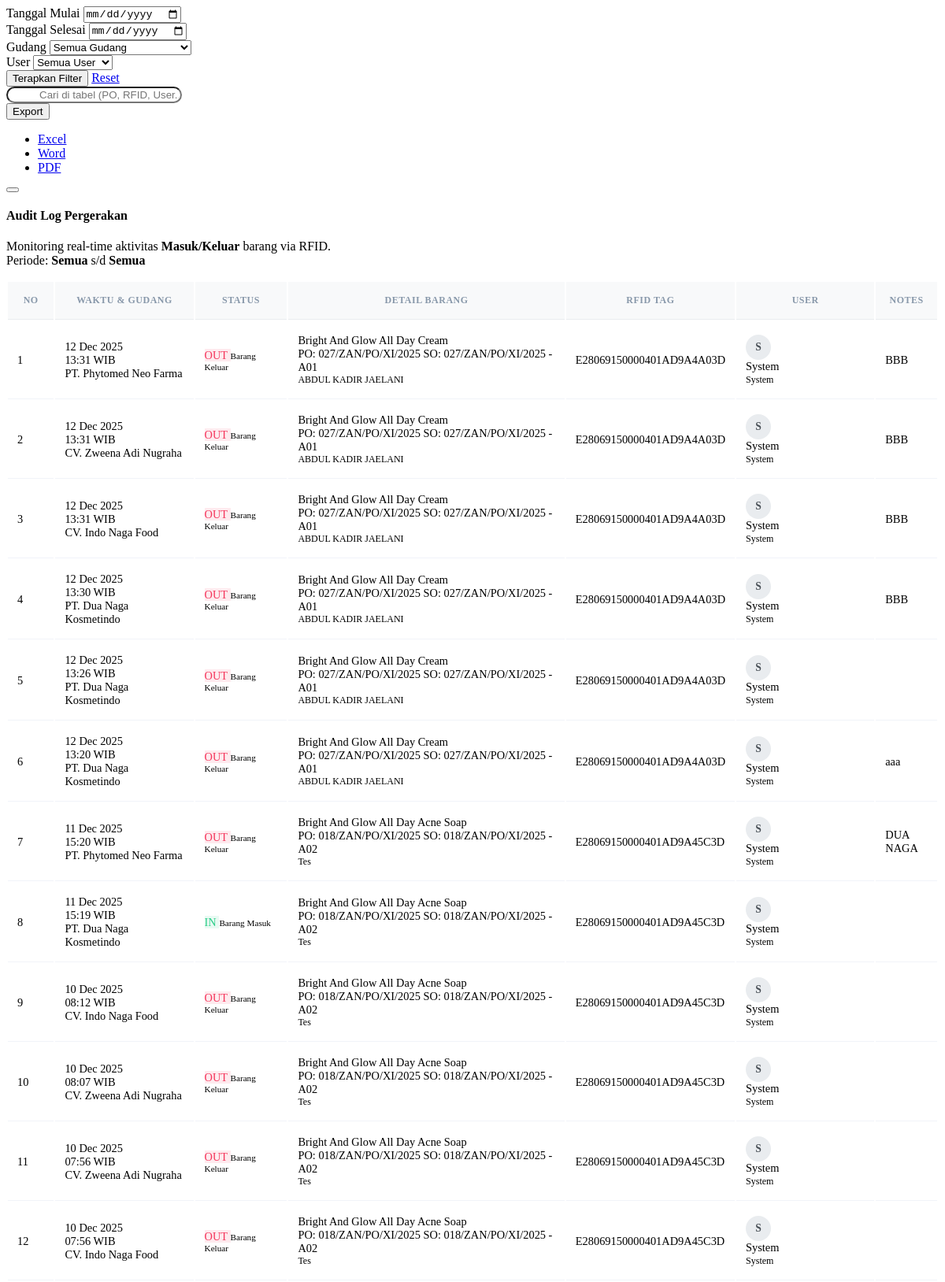
The page /audit_barang.php (upper part) on the database its author committed.
### tables this page shows
CREATE TABLE `stock_movements` (
  `id` bigint UNSIGNED NOT NULL,
  `rfid_tag` varchar(64) NOT NULL,
  `registration_id` bigint UNSIGNED DEFAULT NULL,
  `warehouse_id` bigint UNSIGNED NOT NULL,
  `movement_type` enum('IN','OUT') NOT NULL,
  `movement_time` datetime NOT NULL,
  `created_at` timestamp NULL DEFAULT CURRENT_TIMESTAMP,
  `created_by` varchar(100) DEFAULT NULL,
  `notes` varchar(255) DEFAULT NULL
);

CREATE TABLE `warehouses` (
  `id` bigint UNSIGNED NOT NULL,
  `name` varchar(100) NOT NULL,
  `code` varchar(50) NOT NULL,
  `description` varchar(255) DEFAULT NULL,
  `created_at` timestamp NULL DEFAULT CURRENT_TIMESTAMP,
  `updated_at` timestamp NULL DEFAULT CURRENT_TIMESTAMP ON UPDATE CURRENT_TIMESTAMP
);

CREATE TABLE `rfid_registrations` (
  `id` int NOT NULL,
  `api_product_id` int NOT NULL,
  `product_name` varchar(255) NOT NULL,
  `po_number` varchar(100) DEFAULT NULL,
  `so_number` varchar(100) DEFAULT NULL,
  `name_label` varchar(150) DEFAULT NULL,
  `batch_number` varchar(100) DEFAULT NULL,
  `pcs` int NOT NULL,
  `rfid_tag` varchar(64) NOT NULL,
  `is_active` tinyint(1) NOT NULL DEFAULT '1',
  `created_at` timestamp NULL DEFAULT CURRENT_TIMESTAMP
);

### audit_barang.php (the view, shortened to what this page needs)
<?php
require_once 'functions.php';
$startDate    = $_GET['start_date']   ?? '';
$endDate      = $_GET['end_date']     ?? '';
$where  = "WHERE 1=1";
$params = [];
    ?>
    <?php
$sqlList = "
    SELECT
        sm.*,
        w.name AS warehouse_name,
        rr.product_name,
        rr.po_number,
        rr.so_number,
        rr.name_label,
        u.full_name AS user_full_name,
        u.username  AS user_username
    FROM stock_movements sm
    LEFT JOIN warehouses w
        ON sm.warehouse_id = w.id
    LEFT JOIN rfid_registrations rr
        ON sm.registration_id = rr.id
    LEFT JOIN users u
        ON sm.created_by = u.username
    $where
    ORDER BY sm.movement_time DESC, sm.id DESC
    LIMIT 200
";
$stmt = $pdo->prepare($sqlList);
$stmt->execute($params);
$rows = $stmt->fetchAll(PDO::FETCH_ASSOC);
$currentQuery = $_GET;
unset($currentQuery['export']);
$excelQuery = $currentQuery;
$excelQuery['export'] = 'excel';
$wordQuery = $currentQuery;
$wordQuery['export'] = 'word';
$pdfQuery = $currentQuery;
$pdfQuery['export'] = 'pdf';
?>
<div class="row">
    <div class="col-12">
        <div class="card border-0 shadow-sm mb-3">
            <div class="card-body p-3">
                <form class="row g-2 align-items-end" method="get">
                    <div class="col-md-3">
                        <label class="form-label small text-muted mb-1">Tanggal Mulai</label>
                        <input type="date"
                               name="start_date"
                               class="form-control form-control-sm"
                               value="<?= htmlspecialchars($startDate); ?>">
                    </div>
                    <div class="col-md-3">
                        <label class="form-label small text-muted mb-1">Tanggal Selesai</label>
                        <input type="date"
                               name="end_date"
                               class="form-control form-control-sm"
                               value="<?= htmlspecialchars($endDate); ?>">
                    </div>
                    <div class="col-md-3">
                        <label class="form-label small text-muted mb-1">Gudang</label>
                        <select name="warehouse_id" class="form-select form-select-sm">
                            <option value="">Semua Gudang</option>
                        </select>
                    </div>
                    <div class="col-md-3">
                        <label class="form-label small text-muted mb-1">User</label>
                        <select name="created_by" class="form-select form-select-sm">
                            <option value="">Semua User</option>
                        </select>
                    </div>
                    <div class="col-md-4 mt-2">
                        <div class="d-flex gap-2">
                            <button type="submit" class="btn btn-primary btn-sm">
                                <i class="bi bi-funnel me-1"></i> Terapkan Filter
                            </button>
                            <a href="audit_barang.php" class="btn btn-outline-secondary btn-sm">
                                Reset
                            </a>
                        </div>
                    </div>
                    <div class="col-md-4 mt-2">
                        <div class="search-box">
                            <input type="text" id="searchInput" class="form-control form-control-sm" placeholder="Cari di tabel (PO, RFID, User...)">
                        </div>
                    </div>
                    <div class="col-md-4 mt-2 text-md-end">
                        <div class="btn-group">
                            <button type="button" class="btn btn-outline-primary btn-sm dropdown-toggle" data-bs-toggle="dropdown">
                                <i class="bi bi-download me-1"></i> Export
                            </button>
                            <ul class="dropdown-menu dropdown-menu-end">
                                <li><a class="dropdown-item" href="?<?= htmlspecialchars(http_build_query($excelQuery)); ?>">
                                    <i class="bi bi-file-earmark-excel me-1 text-success"></i> Excel
                                </a></li>
                                <li><a class="dropdown-item" href="?<?= htmlspecialchars(http_build_query($wordQuery)); ?>">
                                    <i class="bi bi-file-earmark-word me-1 text-primary"></i> Word
                                </a></li>
                                <li><a class="dropdown-item" href="?<?= htmlspecialchars(http_build_query($pdfQuery)); ?>">
                                    <i class="bi bi-file-earmark-pdf me-1 text-danger"></i> PDF
                                </a></li>
                            </ul>
                        </div>
                        <button class="btn btn-light border btn-sm ms-1" onclick="location.reload()" title="Refresh Data">
                        </button>
                    </div>
                </form>
            </div>
        </div>
        <div class="card border-0 shadow-sm mb-3">
            <div class="card-body p-3 d-flex flex-column flex-md-row justify-content-between align-items-center gap-3">
                <div>
                    <h4 class="mb-1 fw-bold text-primary">Audit Log Pergerakan</h4>
                    <p class="text-muted mb-0 small">
                        Monitoring real-time aktivitas <strong>Masuk/Keluar</strong> barang via RFID.<br>
                        Periode:
                        <strong><?= $startDate ? htmlspecialchars($startDate) : 'Semua'; ?></strong>
                        s/d
                        <strong><?= $endDate ? htmlspecialchars($endDate) : 'Semua'; ?></strong>
                    </p>
                </div>
            </div>
        </div>
        <div class="card border-0 shadow-sm">
            <div class="table-responsive">
                <table class="table table-hover table-modern mb-0" id="auditTable">
                    <thead>
                        <tr>
                            <th class="ps-4" width="5%">No</th>
                            <th width="15%">Waktu & Gudang</th>
                            <th width="10%">Status</th>
                            <th width="30%">Detail Barang</th>
                            <th width="15%">RFID Tag</th>
                            <th width="15%">User</th>
                            <th class="pe-4">Notes</th>
                        </tr>
                    </thead>
                    <tbody>
                        <?php if (empty($rows)): ?>
                            <tr>
                                <td colspan="7" class="text-center py-5">
                                    <i class="bi bi-clipboard-x fs-1 d-block mb-2 opacity-25"></i>
                                    <div class="text-muted fw-bold">Tidak ada aktivitas sesuai filter.</div>
                                </td>
                            </tr>
                        <?php else: ?>
                            <?php $no = 1; ?>
                            <?php foreach ($rows as $row): ?>
                                <?php
                                $dateObj = new DateTime($row['movement_time']);
                                $dateStr = $dateObj->format('d M Y');
                                $timeStr = $dateObj->format('H:i');
                                $userName = !empty($row['user_full_name']) ? $row['user_full_name'] : ($row['created_by'] ?? 'System');
                                $initial  = strtoupper(substr($userName, 0, 1));
                                $isMasuk = ($row['movement_type'] === 'IN');
                                $badgeClass = $isMasuk ? 'badge-soft-success' : 'badge-soft-danger';
                                $badgeIcon  = $isMasuk ? 'bi-arrow-down-circle-fill' : 'bi-arrow-up-circle-fill';
                                $badgeText  = $isMasuk ? 'Barang Masuk' : 'Barang Keluar';
                                ?>
                                <tr>
                                    <td class="ps-4 text-muted"><?= $no++; ?></td>
                                    <td>
                                        <div class="fw-bold text-dark"><?= $dateStr; ?></div>
                                        <div class="small text-muted mb-1"><?= $timeStr; ?> WIB</div>
                                        <div class="badge bg-light text-dark border">
                                            <i class="bi bi-building me-1"></i> <?= htmlspecialchars($row['warehouse_name']); ?>
                                        </div>
                                    </td>
                                    <td>
                                        <span class="badge <?= $badgeClass; ?> p-2 rounded-pill d-flex align-items-center justify-content-center gap-1" style="width: fit-content;">
                                            <i class="bi <?= $badgeIcon; ?>"></i> <?= $isMasuk ? 'IN' : 'OUT'; ?>
                                        </span>
                                        <small class="d-block text-muted" style="font-size: 0.7rem;"><?= $badgeText; ?></small>
                                    </td>
                                    <td>
                                        <div class="fw-bold text-primary mb-1">
                                            <?= htmlspecialchars($row['product_name']); ?>
                                        </div>
                                        <div class="d-flex flex-wrap gap-1 mb-1">
                                            <span class="badge bg-secondary bg-opacity-10 text-secondary border border-secondary border-opacity-10">
                                                PO: <?= htmlspecialchars($row['po_number']); ?>
                                            </span>
                                            <span class="badge bg-secondary bg-opacity-10 text-secondary border border-secondary border-opacity-10">
                                                SO: <?= htmlspecialchars($row['so_number']); ?>
                                            </span>
                                        </div>
                                        <?php if(!empty($row['name_label'])): ?>
                                            <small class="text-muted d-block fst-italic">
                                                <?= htmlspecialchars($row['name_label']); ?>
                                            </small>
                                        <?php endif; ?>
                                    </td>
                                    <td>
                                        <span class="font-monospace bg-light text-dark px-2 py-1 rounded border small">
                                            <?= htmlspecialchars($row['rfid_tag']); ?>
                                        </span>
                                    </td>
                                    <td>
                                        <div class="d-flex align-items-center">
                                            <div class="avatar-initial">
                                                <?= $initial; ?>
                                            </div>
                                            <div style="line-height: 1.2;">
                                                <div class="fw-bold small text-dark"><?= htmlspecialchars($userName); ?></div>
                                                <small class="text-muted" style="font-size: 0.75rem;"><?= htmlspecialchars($row['created_by'] ?? '-'); ?></small>
                                            </div>
                                        </div>
                                    </td>
                                    <td class="pe-4 text-muted small">
                                        <?= htmlspecialchars($row['notes'] ?? '-'); ?>
                                    </td>
                                </tr>
                            <?php endforeach; ?>
                        <?php endif; ?>
                    </tbody>
                </table>
            </div>
        </div>
    </div>
</div>

### audit_barang.php (style rules this page uses)
.avatar-initial { width: 32px; height: 32px; border-radius: 50%; background-color: #e9ecef; color: #495057; display: flex; align-items: center; justify-content: center; font-weight: 600; font-size: 0.85rem; margin-right: 8px; }
.table-modern th { font-weight: 600; text-transform: uppercase; font-size: 0.75rem; letter-spacing: 0.5px; color: #8898aa; background-color: #f8f9fa; border-bottom: 1px solid #e9ecef; padding-top: 1rem; padding-bottom: 1rem; }
.table-modern td { vertical-align: middle; padding: 1rem 0.75rem; border-bottom: 1px solid #f1f3f9; font-size: 0.9rem; }
.badge-soft-success { background-color: rgba(45, 206, 137, 0.1); color: #2dce89; }
.badge-soft-danger { background-color: rgba(245, 54, 92, 0.1); color: #f5365c; }
.search-box { position: relative; }
.search-box input { padding-left: 40px; border-radius: 20px; }

### rows shown on the page
stock_movements: movement_time "12 Dec 2025", movement_time "13:31", warehouse.name "PT. Phytomed Neo Farma", shows "OUT", movement_type "Barang Keluar", rfid_registrations.product_name "Bright And Glow All Day Cream", rfid_registrations.po_number "027/ZAN/PO/XI/2025", rfid_registrations.so_number "027/ZAN/PO/XI/2025 - A01", rfid_registrations.name_label "ABDUL KADIR JAELANI", rfid_tag "E28069150000401AD9A4A03D", initial "S", created_by "System", notes "BBB"
stock_movements: movement_time "12 Dec 2025", movement_time "13:31", warehouse.name "CV. Zweena Adi Nugraha", shows "OUT", movement_type "Barang Keluar", rfid_registrations.product_name "Bright And Glow All Day Cream", rfid_registrations.po_number "027/ZAN/PO/XI/2025", rfid_registrations.so_number "027/ZAN/PO/XI/2025 - A01", rfid_registrations.name_label "ABDUL KADIR JAELANI", rfid_tag "E28069150000401AD9A4A03D", initial "S", created_by "System", notes "BBB"
stock_movements: movement_time "12 Dec 2025", movement_time "13:31", warehouse.name "CV. Indo Naga Food", shows "OUT", movement_type "Barang Keluar", rfid_registrations.product_name "Bright And Glow All Day Cream", rfid_registrations.po_number "027/ZAN/PO/XI/2025", rfid_registrations.so_number "027/ZAN/PO/XI/2025 - A01", rfid_registrations.name_label "ABDUL KADIR JAELANI", rfid_tag "E28069150000401AD9A4A03D", initial "S", created_by "System", notes "BBB"
stock_movements: movement_time "12 Dec 2025", movement_time "13:30", warehouse.name "PT. Dua Naga Kosmetindo", shows "OUT", movement_type "Barang Keluar", rfid_registrations.product_name "Bright And Glow All Day Cream", rfid_registrations.po_number "027/ZAN/PO/XI/2025", rfid_registrations.so_number "027/ZAN/PO/XI/2025 - A01", rfid_registrations.name_label "ABDUL KADIR JAELANI", rfid_tag "E28069150000401AD9A4A03D", initial "S", created_by "System", notes "BBB"
stock_movements: movement_time "12 Dec 2025", movement_time "13:26", warehouse.name "PT. Dua Naga Kosmetindo", shows "OUT", movement_type "Barang Keluar", rfid_registrations.product_name "Bright And Glow All Day Cream", rfid_registrations.po_number "027/ZAN/PO/XI/2025", rfid_registrations.so_number "027/ZAN/PO/XI/2025 - A01", rfid_registrations.name_label "ABDUL KADIR JAELANI", rfid_tag "E28069150000401AD9A4A03D", initial "S", created_by "System"
stock_movements: movement_time "12 Dec 2025", movement_time "13:20", warehouse.name "PT. Dua Naga Kosmetindo", shows "OUT", movement_type "Barang Keluar", rfid_registrations.product_name "Bright And Glow All Day Cream", rfid_registrations.po_number "027/ZAN/PO/XI/2025", rfid_registrations.so_number "027/ZAN/PO/XI/2025 - A01", rfid_registrations.name_label "ABDUL KADIR JAELANI", rfid_tag "E28069150000401AD9A4A03D", initial "S", created_by "System", notes "aaa"
stock_movements: movement_time "11 Dec 2025", movement_time "15:20", warehouse.name "PT. Phytomed Neo Farma", shows "OUT", movement_type "Barang Keluar", rfid_registrations.product_name "Bright And Glow All Day Acne Soap", rfid_registrations.po_number "018/ZAN/PO/XI/2025", rfid_registrations.so_number "018/ZAN/PO/XI/2025 - A02", rfid_registrations.name_label "Tes", rfid_tag "E28069150000401AD9A45C3D", initial "S", created_by "System", notes "DUA NAGA"
stock_movements: movement_time "11 Dec 2025", movement_time "15:19", warehouse.name "PT. Dua Naga Kosmetindo", shows "IN", movement_type "Barang Masuk", rfid_registrations.product_name "Bright And Glow All Day Acne Soap", rfid_registrations.po_number "018/ZAN/PO/XI/2025", rfid_registrations.so_number "018/ZAN/PO/XI/2025 - A02", rfid_registrations.name_label "Tes", rfid_tag "E28069150000401AD9A45C3D", initial "S", created_by "System"
stock_movements: movement_time "10 Dec 2025", movement_time "08:12", warehouse.name "CV. Indo Naga Food", shows "OUT", movement_type "Barang Keluar", rfid_registrations.product_name "Bright And Glow All Day Acne Soap", rfid_registrations.po_number "018/ZAN/PO/XI/2025", rfid_registrations.so_number "018/ZAN/PO/XI/2025 - A02", rfid_registrations.name_label "Tes", rfid_tag "E28069150000401AD9A45C3D", initial "S", created_by "System"
stock_movements: movement_time "10 Dec 2025", movement_time "08:07", warehouse.name "CV. Zweena Adi Nugraha", shows "OUT", movement_type "Barang Keluar", rfid_registrations.product_name "Bright And Glow All Day Acne Soap", rfid_registrations.po_number "018/ZAN/PO/XI/2025", rfid_registrations.so_number "018/ZAN/PO/XI/2025 - A02", rfid_registrations.name_label "Tes", rfid_tag "E28069150000401AD9A45C3D", initial "S", created_by "System"
stock_movements: movement_time "10 Dec 2025", movement_time "07:56", warehouse.name "CV. Zweena Adi Nugraha", shows "OUT", movement_type "Barang Keluar", rfid_registrations.product_name "Bright And Glow All Day Acne Soap", rfid_registrations.po_number "018/ZAN/PO/XI/2025", rfid_registrations.so_number "018/ZAN/PO/XI/2025 - A02", rfid_registrations.name_label "Tes", rfid_tag "E28069150000401AD9A45C3D", initial "S", created_by "System"
stock_movements: movement_time "10 Dec 2025", movement_time "07:56", warehouse.name "CV. Indo Naga Food", shows "OUT", movement_type "Barang Keluar", rfid_registrations.product_name "Bright And Glow All Day Acne Soap", rfid_registrations.po_number "018/ZAN/PO/XI/2025", rfid_registrations.so_number "018/ZAN/PO/XI/2025 - A02", rfid_registrations.name_label "Tes", rfid_tag "E28069150000401AD9A45C3D", initial "S", created_by "System"
